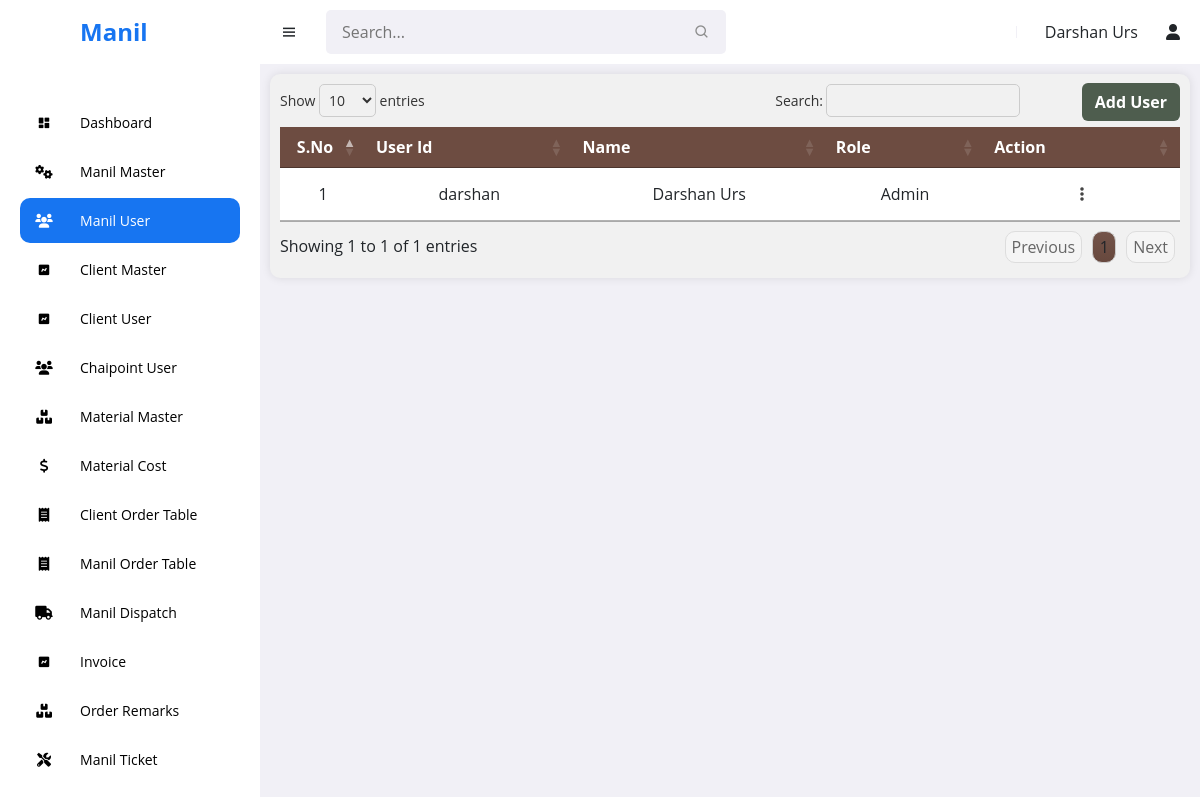
Screenshot of /manil/manil_user (signed in) with the database file from the repository.
### manil_app/models.py (models this page shows, shortened)
class Manil_User(models.Model):
    user_id = models.CharField(max_length=100, unique=True)
    first_name = models.CharField(max_length=30, null=True)
    last_name = models.CharField(max_length=30, null=True)
    email_id = models.EmailField(null=True)
    phone_number = models.CharField(max_length=30, null=True)
    password = models.CharField(max_length=355)
    role = models.CharField(max_length=50)
    creation_date = models.DateTimeField()
    created_by = models.CharField(max_length=100)
    deletion_date = models.DateTimeField(blank=True, null=True)
    deleted_by = models.CharField(max_length=100, blank=True, null=True)
    pwd_date = models.DateTimeField(null=True)
    reg_status = models.BooleanField(default=0)
    upadated_date = models.DateTimeField(blank=True, null=True)
    updated_by = models.CharField(max_length=100,blank=True,null=True)

### manil_app/views.py (the view, shortened to what this page needs)
# urls.py: path('manil_user', manil_user, name='manil_user'),
def manil_user(request):
    user_id = request.session.get('user_id')
    data = Manil_User.objects.get(user_id=user_id)
    m_user = Manil_User.objects.all()
    return render(request, 'manil_temp/manil_user.html', {'data': data, 'm_user': m_user})

### templates/manil_temp/manil_user.html (shortened to what this page needs)
{% extends "manil_temp/base.html" %}
{% load static %}
{% block styles %}
    <link rel="stylesheet" type="text/css" href="https://cdn.datatables.net/1.11.5/css/jquery.dataTables.min.css">
    <link rel="stylesheet" href="{% static 'manil/css/manil_user.css' %}">
    <link rel="stylesheet" href="{% static 'messages.css' %}">
{% endblock styles %}
{% block content %}
  <div class="container-fluid table-container display responsive wrap fade-in">
    <div class="d-flex align-items-center position-relative">
      <button type="button" class="btn btn-add"  data-bs-toggle="modal" data-bs-target="#userModal">
        Add User
      </button>
    </div>
    <div class="table-responsive">
      <table class="table" id="form-data-table">
        <thead>
          <tr>
            <th scope="col">S.No</th>
            <th scope="col">User Id</th>
            <th scope="col">Name</th>
            <th scope="col">Role</th>
            <th scope="col">Action</th>
          </tr>
        </thead>
        <tbody>
            {% for i in m_user %}
              <tr>
                  <td>{{ forloop.counter }}</td>
                  <td>{{i.user_id}}</td>
                  <td>{{i.first_name}} {{i.last_name}}</td>
                  <td>{{i.role}}</td>
                  <td>
                      <div class="dropdown">
                      <button class="btn btn-secondary dropdown-toggle" type="button" id="actionMenu1" data-bs-toggle="dropdown" aria-expanded="false">
                          <i class="fas fa-ellipsis-v"></i>
                      </button>
                      </div>
                  </td>
              </tr>
            {% endfor %}
        </tbody>
      </table>
    </div>
  </div>
{% endblock content %}

### templates/manil_temp/base.html (shortened to what this page needs)
{% load static %}
<!DOCTYPE html>
<html lang="en">
<head>
    <link href='https://unpkg.com/boxicons@2.1.4/css/boxicons.min.css' rel='stylesheet'>
    <link rel="stylesheet" href="https://cdnjs.cloudflare.com/ajax/libs/font-awesome/6.0.0-beta3/css/all.min.css">
    <link rel="stylesheet" href="https://cdnjs.cloudflare.com/ajax/libs/font-awesome/6.0.0/css/all.min.css">
    <link href="https://cdn.jsdelivr.net/npm/bootstrap@5.3.0/dist/css/bootstrap.min.css" rel="stylesheet">
    <link rel="stylesheet" href="https://cdnjs.cloudflare.com/ajax/libs/font-awesome/6.0.0-beta3/css/all.min.css">
    <link rel="stylesheet" type="text/css" href="https://cdn.datatables.net/1.11.5/css/jquery.dataTables.min.css">
    <link rel="stylesheet" href="{% static 'messages.css' %}">
    {% block styles %}
    {% endblock %}
</head>
<body>
    <section id="sidebar" class="toggle_hide">
        <a href="#" class="brand" style="padding-left: 80px;">Manil  </a>
        <ul class="side-menu">
            <li><a href="{% url 'manil_dashboard'  %}"><i class='bx bxs-dashboard icon' class="active"></i>Dashboard</a></li>
            <li><a href="{% url 'manil_master' %}"><i class='fas fa-cogs icon'></i> Manil Master</a></li>
            <li><a href="{% url 'manil_user' %}"><i class="fas fa-users icon"></i> Manil User</a></li>
            <li><a href="{% url 'Client_master' %}"><i class='bx bxs-chart icon'></i> Client Master</a></li>
            <li><a href="{% url 'cust_user_master' %}"><i class='bx bxs-chart icon'></i> Client User</a></li>
            <li><a href="{% url 'chaipoint_user' %}"><i class="fas fa-users icon"></i> Chaipoint User</a></li>
            <li><a href="{% url 'material_master' %}"><i class="fas fa-boxes icon"></i> Material Master</a></li>
            <li><a href="{% url 'material_cost' %}"><i class="fas fa-dollar-sign icon"></i> Material Cost</a></li>
            <li><a href="{% url 'client_order_' %}"><i class="fas fa-receipt icon"></i> Client Order Table</a></li>
            <li><a href="{% url 'manil_order_' %}"><i class="fas fa-receipt icon"></i> Manil Order Table</a></li>
            <li><a href="{% url 'manil_dispatch' %}"><i class='fas fa-truck icon'></i>Manil Dispatch</a></li>
            <li><a href="{% url 'm_invoice_table' %}"><i class='bx bxs-chart icon'></i>Invoice</a></li>
            <li><a href="{% url 'order_remarks' %}"><i class='fas fa-boxes icon'></i>Order Remarks</a></li>
            <li><a href="{% url 'manil_ticket' %}"><i class="fas fa-tools icon"></i> Manil Ticket</a></li>
            <li><a href="{% url 'robo_master' %}"> Robo Master</a></li>
        </ul>
    </section>
    <section id="content">
        <nav>
            <i class='bx bx-menu toggle-sidebar'></i>
            <form action="#" class="nav_searchbar">
                <div class=" searchbar_group">
                    <input type="text" name="searchbar" id="searchbar" placeholder="Search...">
                    <i class='bx bx-search icon'></i>
                </div>
            </form>
            <div class="profile_name">
                {{data.first_name}} {{data.last_name}}
            </div>
            <div class="profile">
                <i class="fa fa-user"  aria-hidden="true"></i>
            </div>
        </nav>
        <main>
            {% block content %}
            {% endblock %}
        </main>
    </section>
</body>
</html>

### static/manil/css/manil_user.css (style rules this page uses)
.btn-add { background-color: #4e5d4e; font-weight: bold; color: #fff; position: absolute; margin-top: 35px; right: 0; z-index: 10; }
.table-container { background-color: #f1f1f1; border-radius: 10px; padding: 10px; box-shadow: 0 0 10px rgba(0, 0, 0, 0.1); }
.table-responsive { overflow-x: auto; overflow-y: hidden; -webkit-overflow-scrolling: touch; }
.table { overflow-x: auto; width: auto; border-collapse: collapse; }
.table thead th { position: sticky; top: 0; z-index: 1; background-color: #6d4c41; color: #ffffff; border-bottom: 2px solid #dee2e6; }
.table th, .table td { text-align: center; vertical-align: middle; padding: 2px 5px; line-height: 20px; }
.fade-in { animation: fadeIn 0.5s ease-in-out; }
.dropdown-toggle::after { display: none; }
.dropdown-toggle { color: #454545; border: none; background-color: transparent; }
.table th:nth-child(1), .table td:nth-child(1), .table th:nth-child(8), .table td:nth-child(8) { width: 50px; max-width: 50px; text-align: center; }

### templates/manil_temp/base.html (style rules this page uses)
* { font-family: 'Open Sans', sans-serif; margin: 0; padding: 0; box-sizing: border-box; }
a { cursor: pointer; }
:root { --grey: #F1F0F6; --dark-grey: #8D8D8D; --light: #fff; --dark: #000; --green: #81D43A; --light-green: #E3FFCB; --blue: #1775F1; --light-blue: #D0E4FF; --dark-blue: #0C5FCD; --red: #FC3B56; }
body { background-color: var(--grey); }
a { text-decoration: none; }
li { list-style: none; }
#sidebar { position: fixed; max-width: 260px; width: 100%; background: var(--light); top: 0; left: 0; height: 100%; overflow-y: auto; scrollbar-width: none; transition: all 0.3s ease; z-index: 200; }
#sidebar .brand { font-size: 24px; display: flex; align-items: center; height: 64px; font-weight: 700; color: var(--blue); position: sticky; top: 0; left: 0; z-index: 100; background: var(--light); transition: all 0.3s ease; padding: 0 6px; }
#sidebar .icon { min-width: 48px; display: flex; justify-content: center; align-items: center; margin-right: 6px; }
#sidebar .side-menu { margin: 36px 0; padding: 0 20px; transition: all 0.3s ease; }
#sidebar .side-menu a { display: flex; align-items: center; font-size: 14px; color: var(--dark); padding: 12px 16px 12px 0; transition: all 0.3s ease; border-radius: 10px; margin: 4px 0; white-space: nowrap; gap: 6px; }
#sidebar .side-menu>li>a.active, #sidebar .side-menu>li>a.active:hover { background: var(--blue); color: var(--light); }
#content { position: relative; width: calc(100% - 260px); left: 260px; transition: all .3s ease; }
nav { background: var(--light); height: 64px; padding: 0 20px; display: flex; align-items: center; gap: 28px; position: sticky; top: 0; left: 0; z-index: 100; }
nav .toggle-sidebar { font-size: 18px; cursor: pointer; }
nav .nav_searchbar { max-width: 400px; width: 100%; margin-right: auto; }
nav .searchbar_group { position: relative; }
nav .searchbar_group input { width: 100%; background: var(--grey); border-radius: 5px; border: none; outline: none; padding: 10px 36px 10px 16px; transition: all 0.3s ease; }
nav .searchbar_group .icon { position: absolute; top: 50%; transform: translateY(-50%); right: 16px; color: var(--dark-grey); }
nav .profile { position: relative; }
main { width: 100%; padding: 10px; }

### rows the page displays
Manil_User: first_name "Darshan", last_name "Urs", user_id "darshan", role "Admin"
